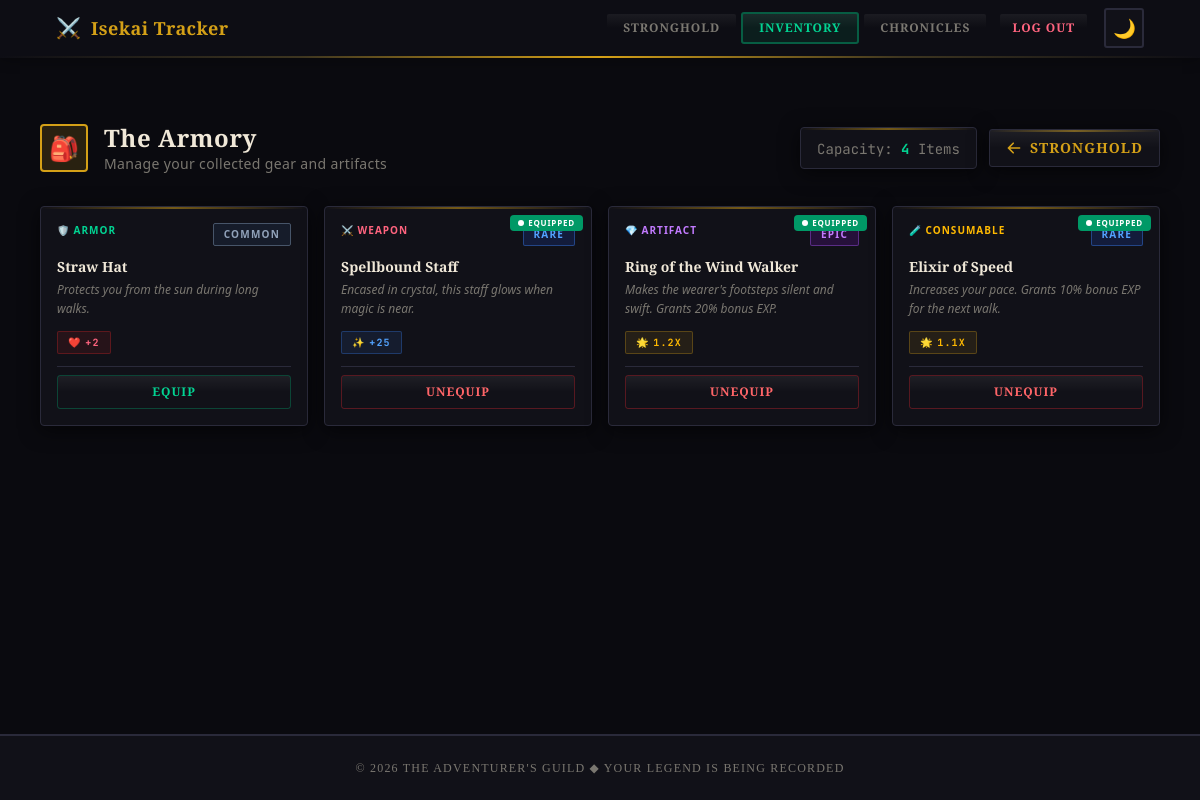
The app's page /inventory/ (signed in) with its own data.
### players/models.py (models this page shows, shortened)
class InventoryItem(models.Model):
    player = models.ForeignKey('PlayerProfile', on_delete=models.CASCADE, related_name="inventory")
    item = models.ForeignKey(Item, on_delete=models.CASCADE)
    quantity = models.PositiveIntegerField(default=1)
    is_equipped = models.BooleanField(default=False)
    acquired_at = models.DateTimeField(auto_now_add=True)

class Item(models.Model):
    ITEM_TYPES = [
        ('WEAPON', 'Weapon'),
        ('ARMOR', 'Armor'),
        ('CONSUMABLE', 'Consumable'),
        ('ARTIFACT', 'Artifact'),
    ]
    name = models.CharField(max_length=100)
    description = models.TextField()
    item_type = models.CharField(max_length=20, choices=ITEM_TYPES)
    rarity = models.CharField(max_length=20, default="Common")
    hp_bonus = models.IntegerField(default=0)
    mana_bonus = models.IntegerField(default=0)
    exp_multiplier = models.FloatField(default=1.0)
    image_url = models.URLField(blank=True, null=True)

### players/views.py (the view)
# urls.py: path('inventory/', views.inventory_page, name='inventory'),
@login_required
def inventory_page(request):
    player = PlayerProfile.objects.get(user=request.user)
    inventory = InventoryItem.objects.filter(player=player).select_related('item').order_by('-acquired_at')
    context = {
        'player': player,
        'inventory': inventory,
    }
    return render(request, 'players/inventory.html', context)

### players/fields.py (called while the page is built)
def get_cipher():
    secret = settings.SECRET_KEY
    if isinstance(secret, str):
        secret = secret.encode('utf-8')
    if len(secret) < 32:
        secret = secret.ljust(32, b'*')
    key = base64.urlsafe_b64encode(secret[:32])
    return Fernet(key)

    def from_db_value(self, value, expression, connection):
        if not value:
            return value
        cipher = get_cipher()
        try:
            return cipher.decrypt(value.encode('utf-8')).decode('utf-8')
        except Exception:
            return value

### templates/players/inventory.html (shortened to what this page needs)
{% extends "base.html" %}
{% block content %}
<div class="max-w-6xl mx-auto px-4 py-10 pt-16">
    <div class="mb-8 flex flex-col md:flex-row items-center justify-between">
        <div class="flex items-center gap-4 mb-4 md:mb-0">
            <div class="w-12 h-12 rounded-sm border-2 flex items-center justify-center text-2xl" style="border-color: var(--rpg-accent); background: var(--rpg-accent-dim);">
                🎒
            </div>
            <div>
                <h1 class="font-rpg text-2xl font-bold rpg-heading tracking-wide">The Armory</h1>
                <p class="rpg-muted text-sm tracking-wide">Manage your collected gear and artifacts</p>
            </div>
        </div>
        <div class="flex items-center gap-3">
            <div class="rpg-panel px-4 py-2">
                <span class="rpg-muted text-sm" style="font-family: var(--font-mono);">Capacity: <span class="text-emerald-400 font-bold">{{ inventory|length }}</span> Items</span>
            </div>
            <a href="{% url 'dashboard' %}" class="rpg-btn rpg-panel px-4 py-2 text-sm rpg-accent-text hover:brightness-125 flex items-center gap-2 tracking-wide">
                <svg xmlns="http://www.w3.org/2000/svg" class="h-4 w-4" viewBox="0 0 20 20" fill="currentColor">
                    <path fill-rule="evenodd" d="M9.707 16.707a1 1 0 01-1.414 0l-6-6a1 1 0 010-1.414l6-6a1 1 0 011.414 1.414L5.414 9H17a1 1 0 110 2H5.414l4.293 4.293a1 1 0 010 1.414z" clip-rule="evenodd" />
                </svg>
                Stronghold
            </a>
        </div>
    </div>
    <div class="grid grid-cols-2 lg:grid-cols-4 gap-4">
        {% for inv_item in inventory %}
            <div class="rpg-panel p-4 transition-all duration-200 hover:-translate-y-0.5 group flex flex-col h-full
                {% if inv_item.is_equipped %}
                    {% if inv_item.item.rarity == 'Common' %}ring-2 ring-slate-400/40{% elif inv_item.item.rarity == 'Rare' %}ring-2 ring-blue-400/40{% elif inv_item.item.rarity == 'Epic' %}ring-2 ring-purple-400/40{% elif inv_item.item.rarity == 'Legendary' %}ring-2 ring-amber-400/40{% endif %}
                {% endif %}">
                {% if inv_item.is_equipped %}
                <div class="absolute top-2 right-2 z-20">
                    <div class="bg-emerald-600 text-white text-[8px] font-bold uppercase tracking-widest px-2 py-0.5 rounded-sm flex items-center gap-1">
                        <span class="w-1.5 h-1.5 bg-white rounded-full animate-pulse"></span> Equipped
                    </div>
                </div>
                {% endif %}
                <div class="flex justify-between items-start mb-3">
                    <div class="flex items-center gap-1.5">
                        <span class="text-[10px] font-bold tracking-widest uppercase
                            {% if inv_item.item.item_type == 'WEAPON' %}text-rose-400{% elif inv_item.item.item_type == 'ARMOR' %}text-emerald-400{% elif inv_item.item.item_type == 'ARTIFACT' %}text-purple-400{% else %}text-amber-400{% endif %}">
                            {% if inv_item.item.item_type == 'WEAPON' %}⚔️{% elif inv_item.item.item_type == 'ARMOR' %}🛡️{% elif inv_item.item.item_type == 'ARTIFACT' %}💎{% else %}🧪{% endif %}
                            {{ inv_item.item.get_item_type_display }}
                        </span>
                    </div>
                    <span class="rpg-tag
                        {% if inv_item.item.rarity == 'Common' %} text-slate-400 bg-slate-800/50
                        {% elif inv_item.item.rarity == 'Rare' %} text-blue-400 bg-blue-900/30
                        {% elif inv_item.item.rarity == 'Epic' %} text-purple-400 bg-purple-900/30
                        {% elif inv_item.item.rarity == 'Legendary' %} text-amber-400 bg-amber-900/30
                        {% endif %}"
                        style="border-color: {% if inv_item.item.rarity == 'Common' %}#475569{% elif inv_item.item.rarity == 'Rare' %}rgba(59,130,246,0.4){% elif inv_item.item.rarity == 'Epic' %}rgba(168,85,247,0.4){% elif inv_item.item.rarity == 'Legendary' %}rgba(245,158,11,0.4){% endif %};">
                        {{ inv_item.item.rarity }}
                    </span>
                </div>
                <h3 class="font-rpg text-sm font-bold rpg-heading mb-1 leading-tight group-hover:rpg-accent-text transition-colors">{{ inv_item.item.name }}</h3>
                <p class="text-xs rpg-muted italic mb-3 flex-grow leading-relaxed">{{ inv_item.item.description }}</p>
                <div class="flex flex-wrap gap-1 mb-3">
                    {% if inv_item.item.hp_bonus > 0 %}
                    <div class="rpg-tag text-rose-400" style="border-color: rgba(220,38,38,0.3); background: rgba(220,38,38,0.1);">
                        <span>❤️</span>
                        <span class="font-mono" style="font-family: var(--font-mono);">+{{ inv_item.item.hp_bonus }}</span>
                    </div>
                    {% endif %}
                    {% if inv_item.item.mana_bonus > 0 %}
                    <div class="rpg-tag text-blue-400" style="border-color: rgba(59,130,246,0.3); background: rgba(59,130,246,0.1);">
                        <span>✨</span>
                        <span class="font-mono" style="font-family: var(--font-mono);">+{{ inv_item.item.mana_bonus }}</span>
                    </div>
                    {% endif %}
                    {% if inv_item.item.exp_multiplier > 1.0 %}
                    <div class="rpg-tag text-amber-400" style="border-color: rgba(212,160,23,0.3); background: rgba(212,160,23,0.1);">
                        <span>🌟</span>
                        <span class="font-mono" style="font-family: var(--font-mono);">{{ inv_item.item.exp_multiplier }}x</span>
                    </div>
                    {% endif %}
                </div>
                <div class="mt-auto pt-2" style="border-top: 1px solid var(--rpg-border);">
                    <form action="{% url 'toggle_equip' inv_item.id %}" method="POST">
                        {% if inv_item.is_equipped %}
                            <button type="submit" class="rpg-btn w-full py-2 text-xs text-red-400 border border-red-500/30 hover:border-red-500/50 hover:bg-red-500/10 tracking-widest">
                                Unequip
                            </button>
                        {% else %}
                            <button type="submit" class="rpg-btn w-full py-2 text-xs text-emerald-400 border border-emerald-500/30 hover:border-emerald-500/50 hover:bg-emerald-500/10 tracking-widest">
                                Equip
                            </button>
                        {% endif %}
                    </form>
                </div>
            </div>
        {% endfor %}
    </div>
</div>
{% endblock %}

### records on screen
InventoryItem: item.item_type "ARMOR", item.rarity "COMMON", item.name "Straw Hat", item.description "Protects you from the sun during long walks.", item.hp_bonus "2", is_equipped "EQUIP"
InventoryItem: is_equipped True (drawn), item.item_type "WEAPON", item.rarity "RARE", item.name "Spellbound Staff", item.description "Encased in crystal, this staff glows when magic is near.", item.mana_bonus "25"
InventoryItem: is_equipped True (drawn), item.item_type "ARTIFACT", item.rarity "EPIC", item.name "Ring of the Wind Walker", item.description "Makes the wearer's footsteps silent and swift. Grants 20% bonus EXP.", item.exp_multiplier "1.2"
InventoryItem: is_equipped True (drawn), item.item_type "CONSUMABLE", item.rarity "RARE", item.name "Elixir of Speed", item.description "Increases your pace. Grants 10% bonus EXP for the next walk.", item.exp_multiplier "1.1"

### other values on screen
{{ inventory|length }} "4"
